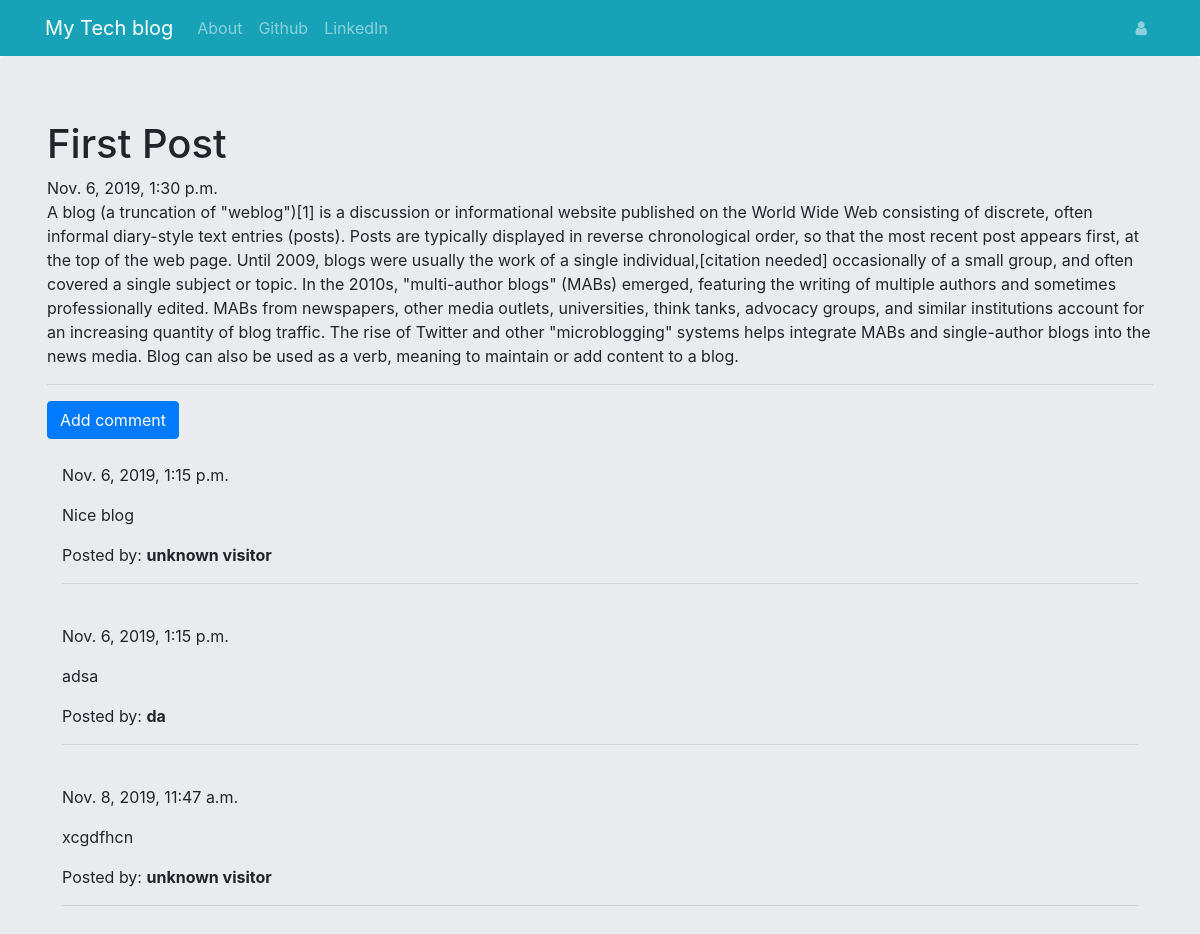
Page /post/20/ on the committed database.
### clone_app/models.py (models this page shows, shortened)
class Post(models.Model):
    author = models.ForeignKey('auth.User',on_delete=models.CASCADE)
    title = models.CharField(max_length=200)
    text = models.TextField()
    create_date = models.DateTimeField(default=timezone.now())
    published_date = models.DateTimeField(blank=True,null=True)

class Comment(models.Model):
    post = models.ForeignKey('clone_app.Post',related_name='comments',on_delete=models.CASCADE)
    author = models.CharField(max_length=200)
    text = models.TextField()
    create_date = models.DateTimeField(default=timezone.now())
    approved_comment = models.BooleanField(default=False)

### clone_app/views.py (the view)
# urls.py: url(r'^post/(?P<pk>\d+)/$',views.PostDetailView.as_view(),name='post_detail'),
class PostDetailView(DetailView):
    model = Post

### clone_app/templates/clone_app/post_detail.html (shortened to what this page needs)
{% extends 'clone_app/base.html' %}
{% block content %}
        <h1 class='posttitle loader'>{{ post.title }}</h1>
        {% if post.published_date %}
            <div class="date postdate">
                {{ post.published_date }}
            </div>
        {% else %}
            <a class="btn btn-outline-dark" href="{% url 'post_publish' pk=post.pk %}">Publish</a>
        {% endif %}
      <p class='postcontent' >{{ post.text|safe|linebreaksbr }}</p>
  <hr>
  <a class="btn btn-primary btn-comment" href="{% url 'add_comment_to_post' pk=post.pk %}">Add comment</a>
  <div class="container">
  {% for comment in post.comments.all %}
  <br>
      {% if user.is_authenticated or comment.approved_comment %}
              {{ comment.create_date }}<br/>
          <p>{{ comment.text|safe|linebreaks }}</p>
          <p>Posted by: <strong>{{ comment.author }}</strong></p>
          <hr/>
      {% endif %}
  {% empty %}
      <p>No comments posted.</p>
  {% endfor %}
</div>
{% endblock %}

### clone_app/templates/clone_app/base.html (shortened to what this page needs)
<!DOCTYPE html>
{% load staticfiles %}
<html>
  <head>
    <link rel="stylesheet" href="https://stackpath.bootstrapcdn.com/bootstrap/4.1.3/css/bootstrap.min.css"
>
    <link href="https://maxcdn.bootstrapcdn.com/font-awesome/4.7.0/css/font-awesome.min.css" rel="stylesheet">
    <link rel="stylesheet" href="//cdn.jsdelivr.net/medium-editor/latest/css/medium-editor.min.css" type="text/css" media="screen" charset="utf-8">
    <link rel="stylesheet" href="{% static 'css/blog.css' %}">
  </head>
  <body id="bg" style="background-image: url('{% static "images/Being1.jpg" %}')";>
    <nav class="navbar navbar-expand-lg bg-info navbar-dark">
      <div class="container">
        <div class="navbar-nav align-items-center">
          <a class="navbar-brand bigbrand" href="{% url 'post_list' %}">My Tech blog</a>
          <a class="nav-item nav-link" href="{% url 'subscribe' %}">About</a>
          <a class="nav-item nav-link" href="https://www.github.com">Github</a>
          <a class="nav-item nav-link" href="https://www.linkedin.com">LinkedIn</a>
        </div>
        <div class="navbar-nav align-items-center ml-auto">
          {% if user.is_authenticated %}
            <a class="nav-item nav-link" href="{% url 'post_new' %}">New Post</a>
            <a class="nav-item nav-link" href="{% url 'post_draft' %}">Drafts</a>
            <a class="nav-item nav-link" href="{% url 'logout' %}">Log out</a>
            <a >Welcome: {{ user.username }}</a>
          {% else %}
            <a class="nav-item nav-link" href="{% url 'login' %}" aria-label="Login">
              <span class="fa fa-user" aria-hidden="true"></span></a>
          {% endif %}
        </div>
      </div>
    </nav>
    <div class="jumbotron">
          <div class="container">
              <div class="row">
                  <div class="col-md-12">
                    <div class="blog_posts">
                      {% block content %}
                      {% endblock %}
                    </div>
                  </div>
              </div>
          </div>
    </div>
  </body>
</html>

### clone_app/templates/clone_app/base.html (style rules this page uses)
#bg { background-size: 1800px 900px; background-repeat: no-repeat; background-position: top; background-attachment: fixed; }

### rows in the picture
Post: title "First Post", published_date "Nov. 6, 2019, 1:30 p.m.", text "A blog (a truncation of \"weblog\")[1] is a discussion or informational website published on the World Wide Web consisting of discrete, often informal diary-style text entries (posts). Posts are typically displayed in reverse chronological order, so that the most recent post appears first, at the top of the web page. Until 2009, blogs were usually the work of a single individual,[citation needed] occasionally of a small group, and often covered a single subject or topic. In the 2010s, \"multi-author blogs\" (MABs) emerged, featuring the writing of multiple authors and sometimes professionally edited. MABs from newspapers, other media outlets, universities, think tanks, advocacy groups, and…"
Comment: create_date "Nov. 6, 2019, 1:15 p.m.", text "Nice blog", author "unknown visitor"
Comment: create_date "Nov. 6, 2019, 1:15 p.m.", text "adsa", author "da"
Comment: create_date "Nov. 8, 2019, 11:47 a.m.", text "xcgdfhcn", author "unknown visitor"
